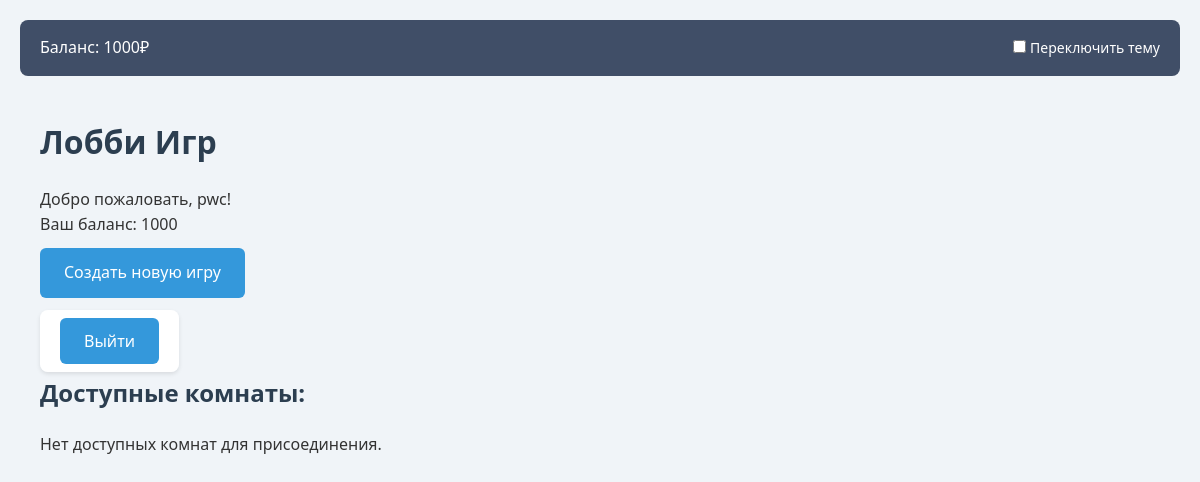
The app's page / (signed in) with its own data.
### players/models.py (models this page shows, shortened)
class Player(AbstractUser):
    cash = models.IntegerField(default=1000)
    current_room = models.ForeignKey(
        'game.GameRoom',
        null=True,
        blank=True,
        on_delete=models.SET_NULL,
        related_name='current_players_in_room'
    )
    games_played = models.IntegerField(default=0)
    games_won = models.IntegerField(default=0)

### game/views.py (the view)
# urls.py: path('', views.lobby_view, name='lobby'),
@login_required
def lobby_view(request):
    rooms = GameRoom.objects.filter(status=GameRoom.STATUS_WAITING)\
                            .annotate(players_count=Count('players'))\
                            .filter(players_count__lt=models.F('max_players'))\
                            .exclude(players=request.user)\
                            .order_by('-created_at')[:20]
    context = {
        'rooms': rooms,
        'user_balance': request.user.cash,
    }
    return render(request, 'game/lobby.html', context)

### templates/game/lobby.html (shortened to what this page needs)
{% extends "base.html" %}
{% block content %}
    <h1>Лобби Игр</h1>
    <p>Добро пожаловать, {{ user.username }}!</p>
    <p>Ваш баланс: {{ user.cash }}</p>
    <p>
        <a href="{% url 'game:create_room' %}" class="btn">Создать новую игру</a>
        <form action="{% url 'logout' %}" method="POST" style="display: inline;">
            <button type="submit" class="btn">Выйти</button>
        </form>
    </p>
    <h2>Доступные комнаты:</h2>
    {% if rooms %}
        <ul>
        {% for room in rooms %}
            <li>
                <strong>{{ room.name }}</strong> (Создатель: {{ room.creator.username }})
                <br>
                Игроков: {{ room.players.count }}/{{ room.max_players }}
                <br>
                Ставка: {{ room.bet_amount }}
                <form action="{% url 'game:join_game' room.id %}" method="POST" style="display: inline;">
                    {% csrf_token %}
                    <button type="submit" class="btn-join">Присоединиться</button>
                </form>
            </li>
            <hr>
        {% empty %}
            <li>Нет доступных комнат для присоединения.</li>
        {% endfor %}
        </ul>
    {% else %}
        <p>Нет доступных комнат для присоединения.</p>
    {% endif %}
{% endblock %}

### templates/base.html (shortened to what this page needs)
{% load static %}
<!DOCTYPE html>
<html lang="ru">
<head>
    <link rel="stylesheet" href="{% static 'css/main.css' %}">
</head>
<body class="{% block body_class %}{% endblock %}">
    <header>
        {% block header %}
        <div class="balance">
            Баланс: <span id="user-balance">{{ request.user.cash|default:0 }}</span>₽
        </div>
        <div class="theme-toggle">
            <label>
                <input type="checkbox" id="theme-switch">
                Переключить тему
            </label>
        </div>
        {% endblock %}
    </header>
    <main>
        {% block content %}{% endblock %}
    </main>
</body>
</html>

### static/css/main.css (style rules this page uses)
* { margin: 0; padding: 0; box-sizing: border-box; font-family: 'Segoe UI', Tahoma, Geneva, Verdana, sans-serif; }
body { background-color: #f0f4f8; color: #333; line-height: 1.6; padding: 20px; }
header { background-color: #404e67; color: white; padding: 15px 20px; display: flex; justify-content: space-between; align-items: center; border-radius: 8px; margin-bottom: 20px; }
header .balance { font-size: 16px; }
header .theme-toggle { font-size: 14px; }
main { max-width: 1200px; margin: 0 auto; padding: 20px; }
h1, h2 { color: #2c3e50; margin-bottom: 20px; }
.btn { display: inline-block; background-color: #3498db; color: white; padding: 12px 24px; margin: 10px 0; border: none; border-radius: 6px; cursor: pointer; text-decoration: none; font-size: 16px; transition: background-color 0.3s; }
form { background: white; padding: 20px; border-radius: 8px; box-shadow: 0 2px 4px rgba(0,0,0,0.1); max-width: 500px; margin: 0 auto; }
a { color: #3498db; text-decoration: none; }

### records on screen
Player: user.cash "1000", username "pwc", cash "1000"
